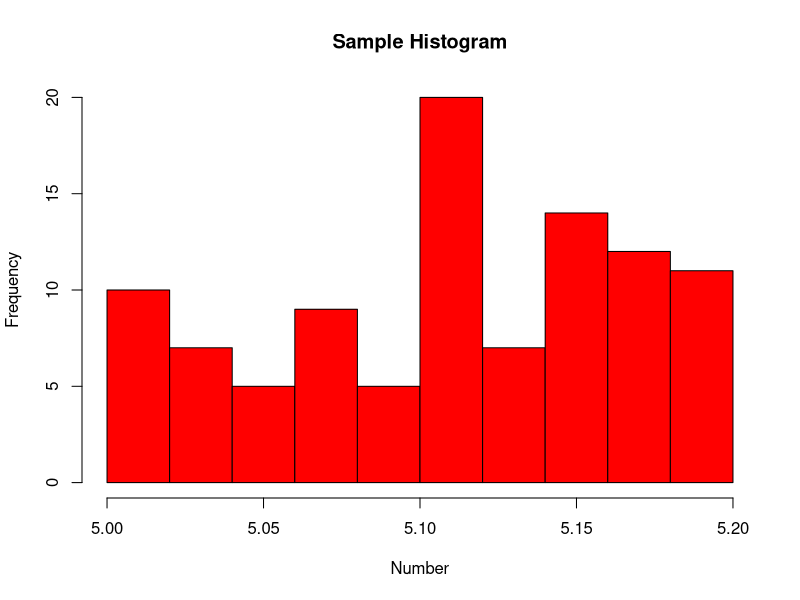
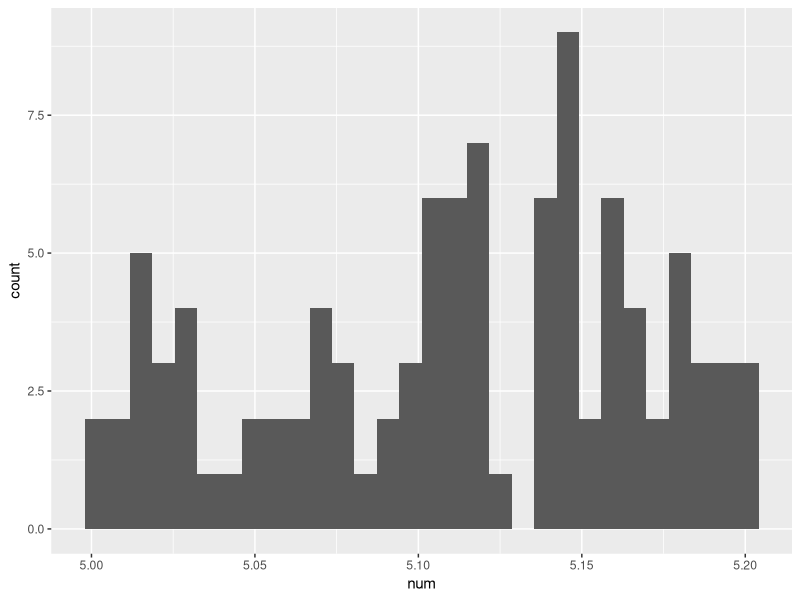
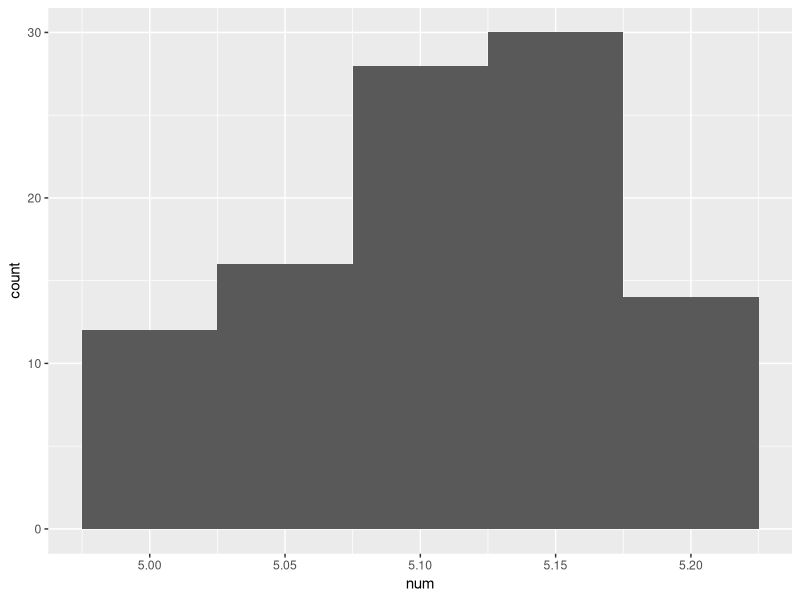
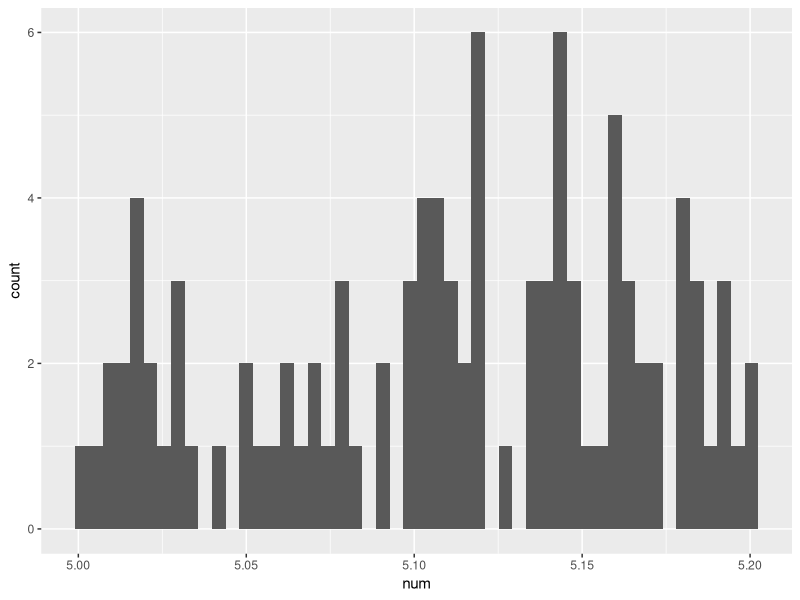
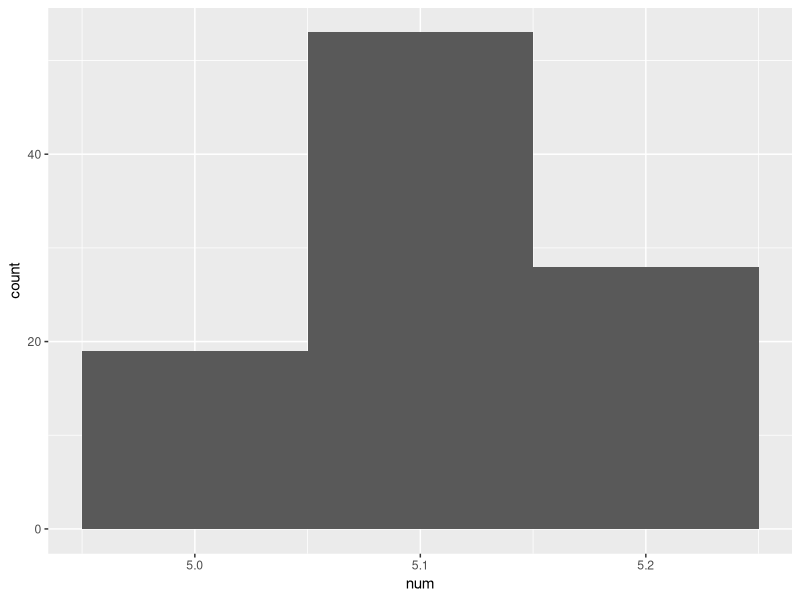
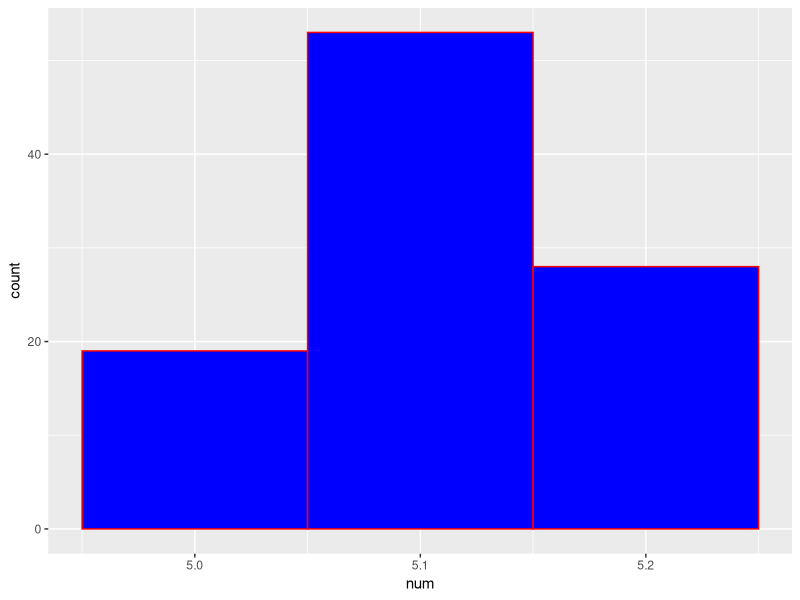
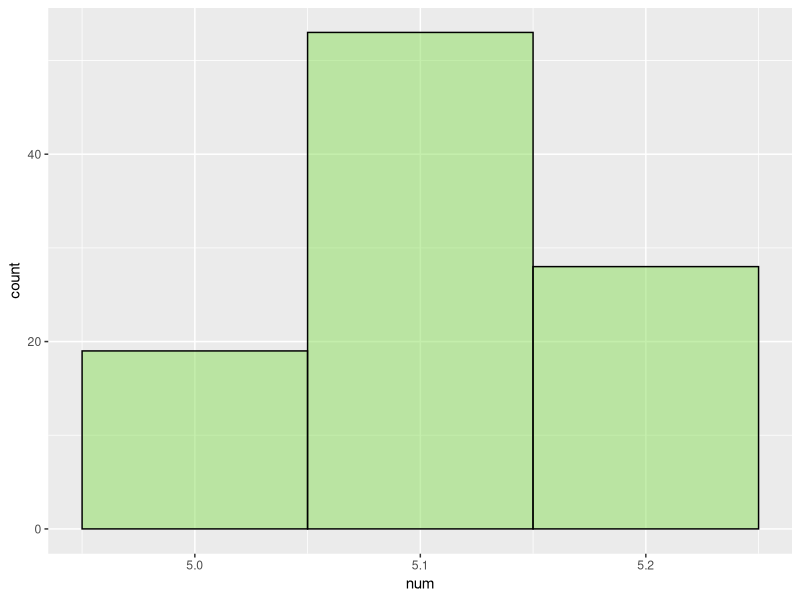
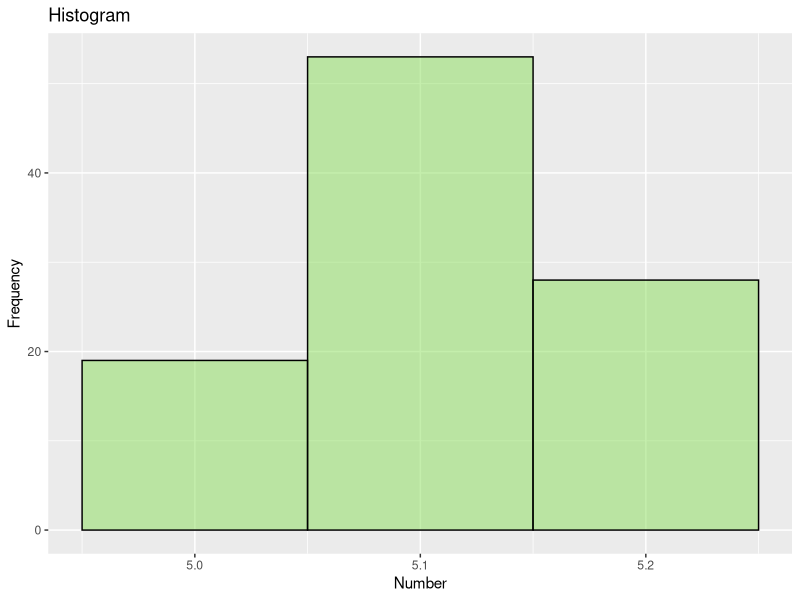

Here is the R script that generated these plots, in order: (Note: this script raises an error after producing the figures.)
# Uncomment and run below if you dont have installed
# install.packages('tidyverse')
library(tidyverse)

dat <- tibble(
  id = seq(1,100),
  num = runif(100, 5.0, 5.2)
)

# Base R 
hist(dat$num,
     border="black", 
     col="red", 
     xlab='Number', 
     ylab='Frequency', 
     main='Sample Histogram')

# GGPLOT
pl1 <- ggplot(dat, aes(num)) 
pl1 + geom_histogram()

# binwidth
pl1 + geom_histogram(binwidth=0.05)
pl1 + geom_histogram(bins=50)
pl1 + geom_histogram(binwidth=0.1)



# color fill alpha
pl1  + geom_histogram(binwidth=0.1, color='red', fill='blue')

# color fill alpha
pl2 <- pl1 + geom_histogram(binwidth=0.1, color='black', fill='#8ade5a',alpha=.5) 
pl2

#labels 
pl3 <- pl2 + xlab('Number') + ylab('Frequency') + ggtitle('Histogram') 
pl3

# theme
# Uncomment and run below if you dont have installed
# install.packages("ggthemes")

pl3 + theme_wsj()
pl3 + theme_bw()
pl3 + theme_base()
pl4 <- pl3 + theme_economist()
pl4

# Reference Line 
pl4 + geom_vline(xintercept=(mean(dat$num)))


# Reference Line Coloured and Dotted
pl4 + geom_vline(xintercept=(mean(dat$num)), color='red', linetype = "dashed")

# Real Data - Whats is the count of bikerides per month in 2015

# Uncomment and run below if you dont have installed
# install.packages('rio')
# install.packages('lubridate')

library(lubridate)
library(rio)
bikeshare <- import('bikeshare.csv', setclass="tibble")

glimpse(bikeshare)

ggplot(bikeshare, aes(duration_sec)) +
  geom_histogram(bins=20, color='black', fill='#8ade5a') +
  xlab('Seconds') + ylab('Frequency') + ggtitle('Duration of Biketrips in Seconds') +
  theme_economist() +
  geom_vline(xintercept=(mean(bikeshare$duration_sec)), color='red', linetype = "dashed")

# find outliers
max(bikeshare$duration_sec)
min(bikeshare$duration_sec)
mean(bikeshare$duration_sec)
median(bikeshare$duration_sec)
boxplot(bikeshare$duration_sec)

# limit the axis
ggplot(bikeshare, aes(duration_sec)) +
  geom_histogram(bins=100, color='black', fill='grey') +
  xlab('Seconds') + ylab('Frequency') + ggtitle('Duration of Biketrips in Seconds') +
  theme_economist_white()+
  geom_vline(xintercept=(median(bikeshare$duration_sec)), color='black', linetype = "solid") +
  xlim(0,5000) 






